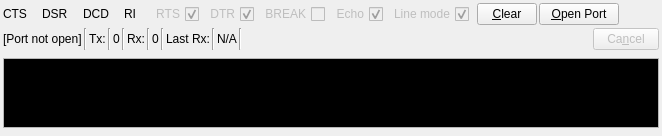
        <widget class="QWidget" name="tab_Term">
         <property name="enabled">
          <bool>true</bool>
         </property>
         <property name="sizePolicy">
          <sizepolicy hsizetype="Expanding" vsizetype="Expanding">
           <horstretch>0</horstretch>
           <verstretch>0</verstretch>
          </sizepolicy>
         </property>
         <attribute name="title">
          <string>&amp;Terminal</string>
         </attribute>
         <layout class="QGridLayout" name="gridLayout_11">
          <property name="leftMargin">
           <number>3</number>
          </property>
          <property name="topMargin">
           <number>3</number>
          </property>
          <property name="rightMargin">
           <number>3</number>
          </property>
          <property name="bottomMargin">
           <number>3</number>
          </property>
          <property name="spacing">
           <number>2</number>
          </property>
          <item row="0" column="0">
           <layout class="QGridLayout" name="gridLayout_4">
            <property name="spacing">
             <number>2</number>
            </property>
            <item row="5" column="0">
             <layout class="QHBoxLayout" name="horizontalLayout_3">
              <property name="spacing">
               <number>2</number>
              </property>
              <property name="topMargin">
               <number>1</number>
              </property>
              <property name="bottomMargin">
               <number>1</number>
              </property>
              <item>
               <widget class="QLabel" name="label_TermConn">
                <property name="text">
                 <string>[Port not open]</string>
                </property>
               </widget>
              </item>
              <item>
               <widget class="Line" name="line">
                <property name="orientation">
                 <enum>Qt::Orientation::Vertical</enum>
                </property>
               </widget>
              </item>
              <item>
               <widget class="QLabel" name="label_18">
                <property name="maximumSize">
                 <size>
                  <width>20</width>
                  <height>16777215</height>
                 </size>
                </property>
                <property name="text">
                 <string>Tx:</string>
                </property>
               </widget>
              </item>
              <item>
               <widget class="Line" name="line_3">
                <property name="orientation">
                 <enum>Qt::Orientation::Vertical</enum>
                </property>
               </widget>
              </item>
              <item>
               <widget class="QLabel" name="label_TermTx">
                <property name="text">
                 <string>0</string>
                </property>
               </widget>
              </item>
              <item>
               <widget class="Line" name="line_5">
                <property name="orientation">
                 <enum>Qt::Orientation::Vertical</enum>
                </property>
               </widget>
              </item>
              <item>
               <widget class="QLabel" name="label_20">
                <property name="maximumSize">
                 <size>
                  <width>20</width>
                  <height>16777215</height>
                 </size>
                </property>
                <property name="text">
                 <string>Rx:</string>
                </property>
               </widget>
              </item>
              <item>
               <widget class="Line" name="line_6">
                <property name="orientation">
                 <enum>Qt::Orientation::Vertical</enum>
                </property>
               </widget>
              </item>
              <item>
               <widget class="QLabel" name="label_TermRx">
                <property name="text">
                 <string>0</string>
                </property>
               </widget>
              </item>
              <item>
               <widget class="Line" name="line_7">
                <property name="orientation">
                 <enum>Qt::Orientation::Vertical</enum>
                </property>
               </widget>
              </item>
              <item>
               <widget class="QLabel" name="label_44">
                <property name="text">
                 <string>Last Rx:</string>
                </property>
               </widget>
              </item>
              <item>
               <widget class="Line" name="line_10">
                <property name="orientation">
                 <enum>Qt::Orientation::Vertical</enum>
                </property>
               </widget>
              </item>
              <item>
               <widget class="QLabel" name="label_LastRx">
                <property name="text">
                 <string>N/A</string>
                </property>
               </widget>
              </item>
              <item>
               <widget class="Line" name="line_9">
                <property name="orientation">
                 <enum>Qt::Orientation::Vertical</enum>
                </property>
               </widget>
              </item>
              <item>
               <spacer name="horizontalSpacer_6">
                <property name="orientation">
                 <enum>Qt::Orientation::Horizontal</enum>
                </property>
                <property name="sizeHint" stdset="0">
                 <size>
                  <width>40</width>
                  <height>20</height>
                 </size>
                </property>
               </spacer>
              </item>
              <item>
               <widget class="QPushButton" name="btn_Cancel">
                <property name="enabled">
                 <bool>false</bool>
                </property>
                <property name="sizePolicy">
                 <sizepolicy hsizetype="Maximum" vsizetype="Fixed">
                  <horstretch>0</horstretch>
                  <verstretch>0</verstretch>
                 </sizepolicy>
                </property>
                <property name="minimumSize">
                 <size>
                  <width>0</width>
                  <height>0</height>
                 </size>
                </property>
                <property name="maximumSize">
                 <size>
                  <width>66</width>
                  <height>16777215</height>
                 </size>
                </property>
                <property name="text">
                 <string>Ca&amp;ncel</string>
                </property>
               </widget>
              </item>
             </layout>
            </item>
            <item row="7" column="0">
             <layout class="QVBoxLayout" name="verticalLayout_4">
              <property name="spacing">
               <number>2</number>
              </property>
              <property name="topMargin">
               <number>5</number>
              </property>
              <property name="bottomMargin">
               <number>5</number>
              </property>
              <item>
               <widget class="AutScrollEdit" name="text_TermEditData">
                <property name="enabled">
                 <bool>true</bool>
                </property>
                <property name="sizePolicy">
                 <sizepolicy hsizetype="Expanding" vsizetype="Expanding">
                  <horstretch>0</horstretch>
                  <verstretch>0</verstretch>
                 </sizepolicy>
                </property>
                <property name="maximumSize">
                 <size>
                  <width>16777215</width>
                  <height>166666</height>
                 </size>
                </property>
                <property name="palette">
                 <palette>
                  <active>
                   <colorrole role="WindowText">
                    <brush brushstyle="SolidPattern">
                     <color alpha="255">
                      <red>255</red>
                      <green>255</green>
                      <blue>255</blue>
                     </color>
                    </brush>
                   </colorrole>
                   <colorrole role="Text">
                    <brush brushstyle="SolidPattern">
                     <color alpha="255">
                      <red>255</red>
                      <green>255</green>
                      <blue>255</blue>
                     </color>
                    </brush>
                   </colorrole>
                   <colorrole role="Base">
                    <brush brushstyle="SolidPattern">
                     <color alpha="255">
                      <red>0</red>
                      <green>0</green>
                      <blue>0</blue>
                     </color>
                    </brush>
                   </colorrole>
                   <colorrole role="PlaceholderText">
                    <brush brushstyle="NoBrush">
                     <color alpha="128">
                      <red>255</red>
                      <green>255</green>
                      <blue>255</blue>
                     </color>
                    </brush>
                   </colorrole>
                  </active>
                  <inactive>
                   <colorrole role="WindowText">
                    <brush brushstyle="SolidPattern">
                     <color alpha="255">
                      <red>255</red>
                      <green>255</green>
                      <blue>255</blue>
                     </color>
                    </brush>
                   </colorrole>
                   <colorrole role="Text">
                    <brush brushstyle="SolidPattern">
                     <color alpha="255">
                      <red>255</red>
                      <green>255</green>
                      <blue>255</blue>
                     </color>
                    </brush>
                   </colorrole>
                   <colorrole role="Base">
                    <brush brushstyle="SolidPattern">
                     <color alpha="255">
                      <red>0</red>
                      <green>0</green>
                      <blue>0</blue>
                     </color>
                    </brush>
                   </colorrole>
                   <colorrole role="PlaceholderText">
                    <brush brushstyle="NoBrush">
                     <color alpha="128">
                      <red>255</red>
                      <green>255</green>
                      <blue>255</blue>
                     </color>
                    </brush>
                   </colorrole>
                  </inactive>
                  <disabled>
                   <colorrole role="WindowText">
                    <brush brushstyle="SolidPattern">
                     <color alpha="255">
                      <red>120</red>
                      <green>120</green>
                      <blue>120</blue>
                     </color>
                    </brush>
                   </colorrole>
                   <colorrole role="Text">
                    <brush brushstyle="SolidPattern">
                     <color alpha="255">
                      <red>120</red>
                      <green>120</green>
                      <blue>120</blue>
                     </color>
                    </brush>
                   </colorrole>
                   <colorrole role="Base">
                    <brush brushstyle="SolidPattern">
                     <color alpha="255">
                      <red>240</red>
                      <green>240</green>
                      <blue>240</blue>
                     </color>
                    </brush>
                   </colorrole>
                   <colorrole role="PlaceholderText">
                    <brush brushstyle="NoBrush">
                     <color alpha="128">
                      <red>255</red>
                      <green>255</green>
                      <blue>255</blue>
                     </color>
                    </brush>
                   </colorrole>
                  </disabled>
                 </palette>
                </property>
                <property name="verticalScrollBarPolicy">
                 <enum>Qt::ScrollBarPolicy::ScrollBarAsNeeded</enum>
                </property>
                <property name="horizontalScrollBarPolicy">
                 <enum>Qt::ScrollBarPolicy::ScrollBarAlwaysOff</enum>
                </property>
                <property name="sizeAdjustPolicy">
                 <enum>QAbstractScrollArea::SizeAdjustPolicy::AdjustToContents</enum>
                </property>
                <property name="undoRedoEnabled">
                 <bool>false</bool>
                </property>
                <property name="readOnly">
                 <bool>false</bool>
                </property>
               </widget>
              </item>
             </layout>
            </item>
            <item row="4" column="0">
             <layout class="QHBoxLayout" name="horizontalLayout_2">
              <property name="spacing">
               <number>2</number>
              </property>
              <property name="leftMargin">
               <number>0</number>
              </property>
              <property name="topMargin">
               <number>0</number>
              </property>
              <property name="rightMargin">
               <number>0</number>
              </property>
              <property name="bottomMargin">
               <number>0</number>
              </property>
              <item>
               <widget class="QLabel" name="label_11">
                <property name="text">
                 <string>CTS</string>
                </property>
               </widget>
              </item>
              <item>
               <widget class="QLabel" name="image_CTS">
                <property name="text">
                 <string/>
                </property>
               </widget>
              </item>
              <item>
               <spacer name="horizontalSpacer_4">
                <property name="orientation">
                 <enum>Qt::Orientation::Horizontal</enum>
                </property>
                <property name="sizeType">
                 <enum>QSizePolicy::Policy::Fixed</enum>
                </property>
                <property name="sizeHint" stdset="0">
                 <size>
                  <width>4</width>
                  <height>20</height>
                 </size>
                </property>
               </spacer>
              </item>
              <item>
               <widget class="QLabel" name="label_12">
                <property name="text">
                 <string>DSR</string>
                </property>
               </widget>
              </item>
              <item>
               <widget class="QLabel" name="image_DSR">
                <property name="text">
                 <string/>
                </property>
               </widget>
              </item>
              <item>
               <spacer name="horizontalSpacer_7">
                <property name="orientation">
                 <enum>Qt::Orientation::Horizontal</enum>
                </property>
                <property name="sizeType">
                 <enum>QSizePolicy::Policy::Fixed</enum>
                </property>
                <property name="sizeHint" stdset="0">
                 <size>
                  <width>4</width>
                  <height>20</height>
                 </size>
                </property>
               </spacer>
              </item>
              <item>
               <widget class="QLabel" name="label_13">
                <property name="text">
                 <string>DCD</string>
                </property>
               </widget>
              </item>
              <item>
               <widget class="QLabel" name="image_DCD">
                <property name="text">
                 <string/>
                </property>
               </widget>
              </item>
              <item>
               <spacer name="horizontalSpacer_14">
                <property name="orientation">
                 <enum>Qt::Orientation::Horizontal</enum>
                </property>
                <property name="sizeType">
                 <enum>QSizePolicy::Policy::Fixed</enum>
                </property>
                <property name="sizeHint" stdset="0">
                 <size>
                  <width>4</width>
                  <height>20</height>
                 </size>
                </property>
               </spacer>
              </item>
              <item>
               <widget class="QLabel" name="label_14">
                <property name="text">
                 <string>RI</string>
                </property>
               </widget>
              </item>
              <item>
               <widget class="QLabel" name="image_RI">
                <property name="text">
                 <string/>
                </property>
               </widget>
              </item>
              <item>
               <spacer name="horizontalSpacer_23">
                <property name="orientation">
                 <enum>Qt::Orientation::Horizontal</enum>
                </property>
                <property name="sizeType">
                 <enum>QSizePolicy::Policy::Fixed</enum>
                </property>
                <property name="sizeHint" stdset="0">
                 <size>
                  <width>3</width>
                  <height>20</height>
                 </size>
                </property>
               </spacer>
              </item>
              <item>
               <widget class="QCheckBox" name="check_RTS">
                <property name="enabled">
                 <bool>false</bool>
                </property>
                <property name="layoutDirection">
                 <enum>Qt::LayoutDirection::RightToLeft</enum>
                </property>
                <property name="text">
                 <string>RTS</string>
                </property>
                <property name="checked">
                 <bool>true</bool>
                </property>
               </widget>
              </item>
              <item>
               <spacer name="horizontalSpacer_24">
                <property name="orientation">
                 <enum>Qt::Orientation::Horizontal</enum>
                </property>
                <property name="sizeType">
                 <enum>QSizePolicy::Policy::Fixed</enum>
                </property>
                <property name="sizeHint" stdset="0">
                 <size>
                  <width>3</width>
                  <height>20</height>
                 </size>
                </property>
               </spacer>
              </item>
              <item>
               <widget class="QCheckBox" name="check_DTR">
                <property name="enabled">
                 <bool>false</bool>
                </property>
                <property name="layoutDirection">
                 <enum>Qt::LayoutDirection::RightToLeft</enum>
                </property>
                <property name="text">
                 <string>DTR</string>
                </property>
                <property name="checked">
                 <bool>true</bool>
                </property>
               </widget>
              </item>
              <item>
               <spacer name="horizontalSpacer_31">
                <property name="orientation">
                 <enum>Qt::Orientation::Horizontal</enum>
                </property>
                <property name="sizeType">
                 <enum>QSizePolicy::Policy::Fixed</enum>
                </property>
                <property name="sizeHint" stdset="0">
                 <size>
                  <width>3</width>
                  <height>20</height>
                 </size>
                </property>
               </spacer>
              </item>
              <item>
               <widget class="QCheckBox" name="check_Break">
                <property name="enabled">
                 <bool>false</bool>
                </property>
                <property name="layoutDirection">
                 <enum>Qt::LayoutDirection::RightToLeft</enum>
                </property>
                <property name="text">
                 <string>BREAK</string>
                </property>
               </widget>
              </item>
              <item>
               <spacer name="horizontalSpacer_32">
                <property name="orientation">
                 <enum>Qt::Orientation::Horizontal</enum>
                </property>
                <property name="sizeType">
                 <enum>QSizePolicy::Policy::Fixed</enum>
                </property>
                <property name="sizeHint" stdset="0">
                 <size>
                  <width>3</width>
                  <height>20</height>
                 </size>
                </property>
               </spacer>
              </item>
              <item>
               <widget class="QCheckBox" name="check_Echo">
                <property name="enabled">
                 <bool>false</bool>
                </property>
                <property name="layoutDirection">
                 <enum>Qt::LayoutDirection::RightToLeft</enum>
                </property>
                <property name="text">
                 <string>Echo</string>
                </property>
                <property name="checked">
                 <bool>true</bool>
                </property>
               </widget>
              </item>
              <item>
               <spacer name="horizontalSpacer_34">
                <property name="orientation">
                 <enum>Qt::Orientation::Horizontal</enum>
                </property>
                <property name="sizeType">
                 <enum>QSizePolicy::Policy::Fixed</enum>
                </property>
                <property name="sizeHint" stdset="0">
                 <size>
                  <width>3</width>
                  <height>20</height>
                 </size>
                </property>
               </spacer>
              </item>
              <item>
               <widget class="QCheckBox" name="check_Line">
                <property name="enabled">
                 <bool>false</bool>
                </property>
                <property name="layoutDirection">
                 <enum>Qt::LayoutDirection::RightToLeft</enum>
                </property>
                <property name="text">
                 <string>Line mode</string>
                </property>
                <property name="checked">
                 <bool>true</bool>
                </property>
               </widget>
              </item>
              <item>
               <spacer name="horizontalSpacer_33">
                <property name="orientation">
                 <enum>Qt::Orientation::Horizontal</enum>
                </property>
                <property name="sizeType">
                 <enum>QSizePolicy::Policy::Fixed</enum>
                </property>
                <property name="sizeHint" stdset="0">
                 <size>
                  <width>6</width>
                  <height>20</height>
                 </size>
                </property>
               </spacer>
              </item>
              <item>
               <widget class="QPushButton" name="btn_TermClear">
                <property name="sizePolicy">
                 <sizepolicy hsizetype="Maximum" vsizetype="Fixed">
                  <horstretch>0</horstretch>
                  <verstretch>0</verstretch>
                 </sizepolicy>
                </property>
                <property name="maximumSize">
                 <size>
                  <width>60</width>
                  <height>16777215</height>
                 </size>
                </property>
                <property name="text">
                 <string>&amp;Clear</string>
                </property>
               </widget>
              </item>
              <item>
               <widget class="QPushButton" name="btn_TermClose">
                <property name="maximumSize">
                 <size>
                  <width>90</width>
                  <height>16777215</height>
                 </size>
                </property>
                <property name="text">
                 <string>&amp;Open Port</string>
                </property>
               </widget>
              </item>
              <item>
               <spacer name="horizontalSpacer_5">
                <property name="orientation">
                 <enum>Qt::Orientation::Horizontal</enum>
                </property>
                <property name="sizeHint" stdset="0">
                 <size>
                  <width>40</width>
                  <height>20</height>
                 </size>
                </property>
               </spacer>
              </item>
             </layout>
            </item>
           </layout>
          </item>
         </layout>
        </widget>
